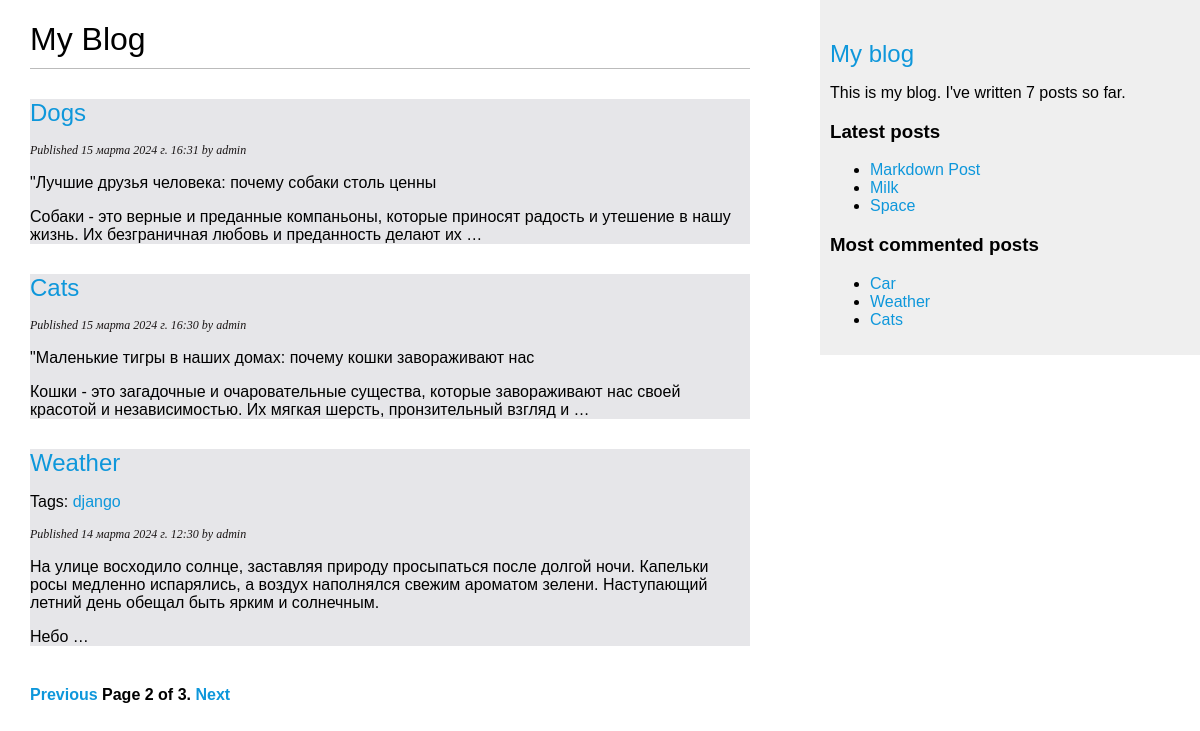
Screenshot of /blog/?page=2 with the database file from the repository.
### blog/models.py (models this page shows, shortened)
class Post(models.Model):
    class Status(models.TextChoices):
        DRAFT = 'DF', 'Draft'
        PUBLISHED = 'PB', 'Published'
    title = models. CharField(max_length=250)
    slug = models.SlugField(max_length=250, unique_for_date='publish') # при использовании параметра unique_for_date поле slug должно быть уникальным для даты, сохраненной в поле publish
    author = models.ForeignKey(User, on_delete=models.CASCADE, related_name='blog_posts') #related_name, чтобы указывать имя обратной связи, от User к Post - user.blog_posts
    body = models.TextField()
    publish = models.DateTimeField(default=timezone.now)
    created = models.DateTimeField(auto_now_add=True)
    updated = models.DateTimeField(auto_now=True)
    status = models.CharField(max_length=2, choices=Status.choices, default=Status.DRAFT)
    tags = TaggableManager()
    objects = models.Manager() # менеджер, применяемый по умолчанию
    published = PublishedManager() # конкретно-прикладной менеджер
    class Meta:
        ordering = ['-publish']
        indexes = [
            models.Index(fields=['-publish']),
        ]
    def get_absolute_url(self):
        return reverse('blog:post_detail',
                       args=[self.publish.year,
                             self.publish.month,
                             self.publish.day,
                             self.slug])

### blog/views.py (the view)
# urls.py: path('', views.post_list, name='post_list'),
def post_list(request, tag_slug=None):
    post_list = Post.published.all()
    tag = None
    if tag_slug:
        tag = get_object_or_404(Tag, slug=tag_slug)
        post_list = post_list.filter(tags__in=[tag])
    paginator = Paginator(post_list, 3)
    page_number = request.GET.get('page', 1)
    try:
        posts = paginator.page(page_number)
    except PageNotAnInteger:
        posts = paginator.page(1)
    except EmptyPage:
        posts = paginator.page(paginator.num_pages)
    return render(request, 'blog/post/list.html', {'posts': posts, 'tag': tag})

### blog/models.py (called while the page is built)
    def get_queryset(self):
        return super().get_queryset().filter(status=Post.Status.PUBLISHED)

### blog/templatetags/blog_tags.py (called while the page is built)
@register.simple_tag
def total_posts():
    return Post.published.count()

@register.inclusion_tag('blog/post/latest_posts.html')
def show_latest_posts(count=5):
    latest_posts = Post.published.order_by('-publish')[:count]
    return {'latest_posts': latest_posts}

@register.simple_tag
def get_most_commented_posts(count=3):
    return Post.published.annotate(total_comments=Count('comments')).order_by('-total_comments')[:count]

@register.filter(name='markdown')
def markdown_format(text):
    return mark_safe(markdown.markdown(text))

### blog/templates/blog/post/list.html (shortened to what this page needs)
<!DOCTYPE html>
{% extends "blog/base.html" %}
{% load blog_tags %}
{% block content %}
    <h1>My Blog</h1>
    {% for post in posts %}
        <div class="post_bacround_color">
            <h2>
                <a href="{{ post.get_absolute_url }}">{{ post.title }}</a>
            </h2>
            <p class="tags">
                {% if post.tags.all %}
                    Tags:
                    {% for tag in post.tags.all %}
                        <a href="{% url 'blog:post_list_by_tag' tag.slug %}">{{ tag.name }}</a>
                    {% endfor %}
                {% endif %}
            </p>
            <p class="date"> Published {{ post.publish }} by {{ post.author }}</p>
            {{ post.body|markdown|truncatewords_html:30  }}
        </div>
    {% endfor %}
    {% include "pagination.html" with page=posts %}
{% endblock %}

### blog/templates/blog/base.html (shortened to what this page needs)
<!DOCTYPE html>
{% load blog_tags %}
{% load static %}
<html>
<head>
    <link href="{% static 'css/blog.css' %}" rel="stylesheet">
</head>
<body>
    <div id="content">
        {% block content %}
        {% endblock %}
    </div>
    <div id="sidebar">
        <h2><a href="{% url 'blog:post_list' %}">My blog</a></h2>
        <p>This is my blog. I've written {% total_posts %} posts so far.</p>
        <h3>Latest posts</h3>
        {% show_latest_posts 3 %}
        <h3>Most commented posts</h3>
        {% get_most_commented_posts as most_commented_posts %}
        <ul>
            {% for post in most_commented_posts %}
                <li>
                    <a href="{{ post.get_absolute_url }}">{{ post.title }}</a>
                </li>
            {% endfor %}
        </ul>
    </div>
</body>
</html>

### blog/templates/blog/post/latest_posts.html
<!DOCTYPE html>
<ul>
    {% for post in latest_posts %}
        <li>
            <a href="{{ post.get_absolute_url }}">{{ post.title }}</a>
        </li>
    {% endfor %}
</ul>

### blog/static/css/blog.css (style rules this page uses)
body { margin:0; padding:0; font-family:helvetica, sans-serif; }
a { color:#0e97db; text-decoration:none; }
.post_bacround_color { background-color: #e6e6e9; }
h1 { font-weight:normal; border-bottom:1px solid #bbb; padding:0 0 10px 0; }
h2 { font-weight:normal; margin:30px 0 0; }
#content { float:left; width:60%; padding:0 0 0 30px; }
#sidebar { float:right; width:30%; padding:10px; background:#efefef; height:100%; }
p.date { color:#1a1616; font-family: georgia, serif; font-size: 12px; font-style: italic; }

### rows the page displays
Post: title "Dogs", publish "15 марта 2024 г. 16:31", author "admin", body "\"Лучшие друзья человека: почему собаки столь ценны Собаки - это верные и преданные компаньоны, которые приносят радость и утешение в нашу жизнь. Их безграничная любовь и преданность делают их …"
Post: title "Cats", publish "15 марта 2024 г. 16:30", author "admin", body "\"Маленькие тигры в наших домах: почему кошки завораживают нас Кошки - это загадочные и очаровательные существа, которые завораживают нас своей красотой и независимостью. Их мягкая шерсть, пронзительный взгляд и …"
Post: title "Weather", publish "14 марта 2024 г. 12:30", author "admin", body "На улице восходило солнце, заставляя природу просыпаться после долгой ночи. Капельки росы медленно испарялись, а воздух наполнялся свежим ароматом зелени. Наступающий летний день обещал быть ярким и солнечным. Небо …"
Tag: name "django"
Post: title "Markdown Post"
Post: title "Milk"
Post: title "Space"
Post: title "Car"

### other values shown
{{ page.number }} "2"
{{ page.paginator.num_pages }} "3"
